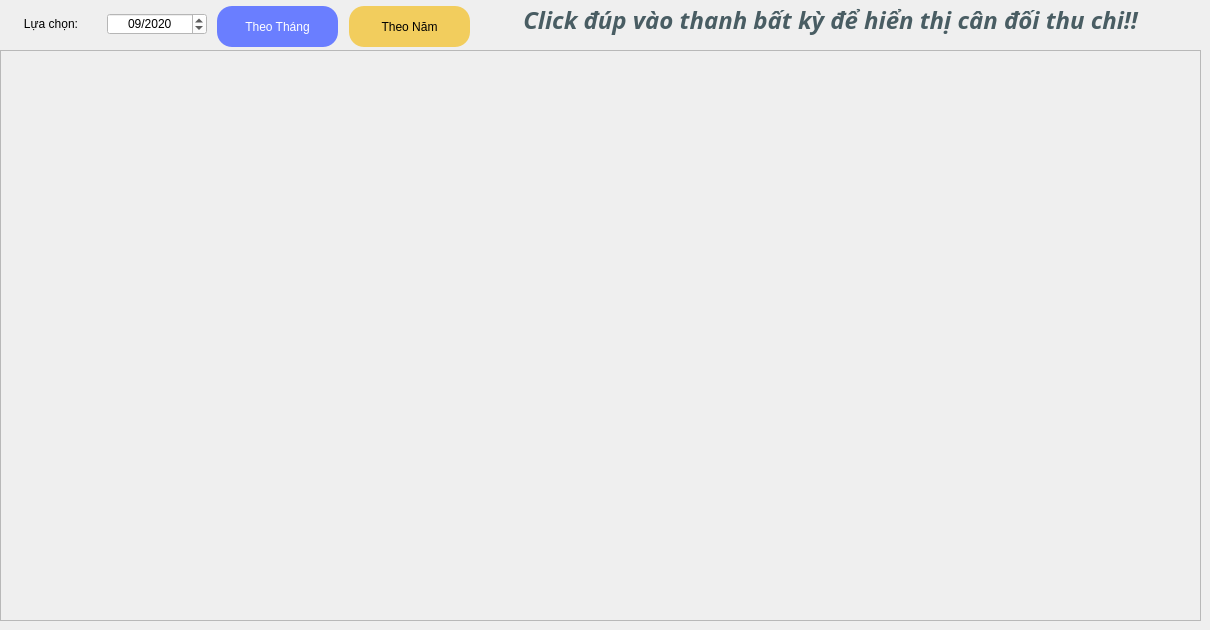
        <widget class="QWidget" name="tab1_P5">
         <attribute name="title">
          <string>Thu Chi</string>
         </attribute>
         <widget class="QFrame" name="frame_P5_tab1">
          <property name="geometry">
           <rect>
            <x>0</x>
            <y>50</y>
            <width>1201</width>
            <height>571</height>
           </rect>
          </property>
          <property name="mouseTracking">
           <bool>true</bool>
          </property>
          <property name="frameShape">
           <enum>QFrame::StyledPanel</enum>
          </property>
          <property name="frameShadow">
           <enum>QFrame::Raised</enum>
          </property>
         </widget>
         <widget class="QLabel" name="label_P5_CanDoi_tab1">
          <property name="geometry">
           <rect>
            <x>490</x>
            <y>0</y>
            <width>681</width>
            <height>41</height>
           </rect>
          </property>
          <property name="styleSheet">
           <string notr="true">font-weight: bold; 
font: 75 18pt Segoe UI black;
color: #495d63;</string>
          </property>
          <property name="text">
           <string>&lt;html&gt;&lt;head/&gt;&lt;body&gt;&lt;p align=&quot;center&quot;&gt;&lt;span style=&quot; font-weight:600; font-style:italic;&quot;&gt;Click đúp vào thanh bất kỳ để hiển thị cân đối thu chi!!&lt;/span&gt;&lt;/p&gt;&lt;/body&gt;&lt;/html&gt;</string>
          </property>
          <property name="textFormat">
           <enum>Qt::RichText</enum>
          </property>
         </widget>
         <widget class="QWidget" name="layoutWidget">
          <property name="geometry">
           <rect>
            <x>1</x>
            <y>1</y>
            <width>206</width>
            <height>46</height>
           </rect>
          </property>
          <layout class="QHBoxLayout" name="horizontalLayout_P5_tab1">
           <item>
            <widget class="QLabel" name="label_p5_ThoiGian_tab1">
             <property name="styleSheet">
              <string notr="true">font: 75 16pt &quot;Segoe UI&quot;;</string>
             </property>
             <property name="text">
              <string>&lt;html&gt;&lt;head/&gt;&lt;body&gt;&lt;p align=&quot;center&quot;&gt;Lựa chọn:&lt;/p&gt;&lt;/body&gt;&lt;/html&gt;</string>
             </property>
            </widget>
           </item>
           <item>
            <widget class="QDateEdit" name="dateEdit_p5_ThangThuChi_tab1">
             <property name="styleSheet">
              <string notr="true">font: 75 18pt &quot;Segoe UI&quot;;
background-color: rgb(255, 255, 255);
color: rgb(0, 0, 0);
</string>
             </property>
             <property name="alignment">
              <set>Qt::AlignCenter</set>
             </property>
             <property name="currentSection">
              <enum>QDateTimeEdit::MonthSection</enum>
             </property>
             <property name="displayFormat">
              <string>MM/yyyy</string>
             </property>
             <property name="calendarPopup">
              <bool>false</bool>
             </property>
             <property name="timeSpec">
              <enum>Qt::LocalTime</enum>
             </property>
             <property name="date">
              <date>
               <year>2020</year>
               <month>9</month>
               <day>1</day>
              </date>
             </property>
            </widget>
           </item>
          </layout>
         </widget>
         <widget class="QPushButton" name="btn_P5_TheoThang_tab1">
          <property name="geometry">
           <rect>
            <x>217</x>
            <y>6</y>
            <width>121</width>
            <height>41</height>
           </rect>
          </property>
          <property name="styleSheet">
           <string notr="true">border-radius: 15px;
color: rgb(255, 255, 255);
background-color: rgb(106, 126, 255);
font: 75 15pt &quot;MS Shell Dlg 2&quot;;</string>
          </property>
          <property name="text">
           <string>Theo Tháng</string>
          </property>
         </widget>
         <widget class="QPushButton" name="btn_P5_TheoNam_tab1">
          <property name="geometry">
           <rect>
            <x>349</x>
            <y>6</y>
            <width>121</width>
            <height>41</height>
           </rect>
          </property>
          <property name="styleSheet">
           <string notr="true">border-radius: 15px;
color: rgb(0, 0, 0);
background-color: #f2cd5d;
font: 75 15pt &quot;MS Shell Dlg 2&quot;;</string>
          </property>
          <property name="text">
           <string>Theo Năm</string>
          </property>
         </widget>
        </widget>
